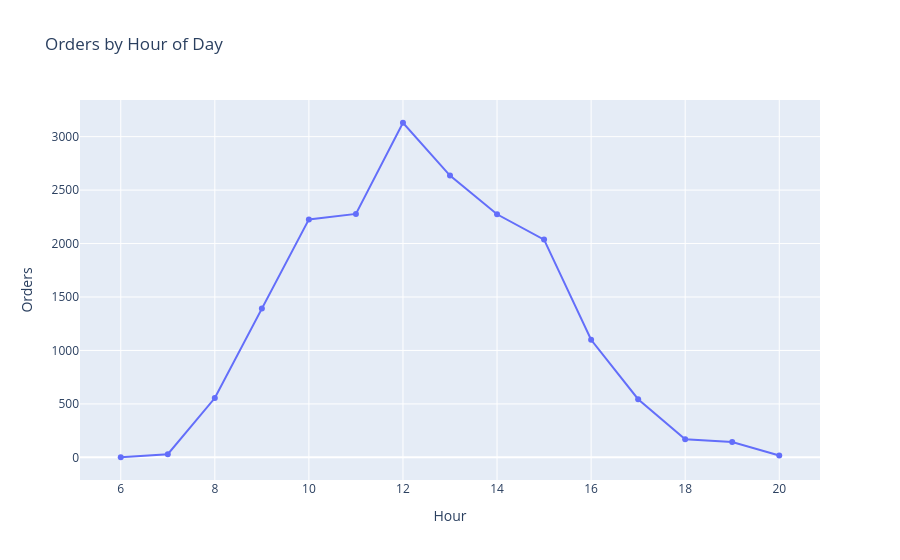

The notebook cell this image was saved under:
### Code cell
fig = px.line(
    hourly_orders,
    x="Hour",
    y="Orders",
    markers=True,
    title = "Orders by Hour of Day"
)

fig.show()

### Figure 1 — Plotly figure (JSON) as saved in the notebook; plotly's stock layout.template omitted (floating-point values rounded to 4 significant figures)
{"data": [{"hovertemplate": "Hour=%{x}<br>Orders=%{y}<extra></extra>", "legendgroup": "", "line": {"color": "#636efa", "dash": "solid"}, "marker": {"symbol": "circle"}, "mode": "lines+markers", "name": "", "orientation": "v", "showlegend": false, "type": "scatter", "x": [6, 7, 8, 9, 10, 11, 12, 13, 14, 15, 16, 17, 18, 19, 20], "xaxis": "x", "y": [1, 29, 555, 1393, 2226, 2277, 3130, 2636, 2274, 2037, 1100, 544, 169, 144, 18], "yaxis": "y"}], "layout": {"legend": {"tracegroupgap": 0}, "title": {"text": "Orders by Hour of Day"}, "xaxis": {"anchor": "y", "domain": [0, 1], "title": {"text": "Hour"}}, "yaxis": {"anchor": "x", "domain": [0, 1], "title": {"text": "Orders"}}}}
